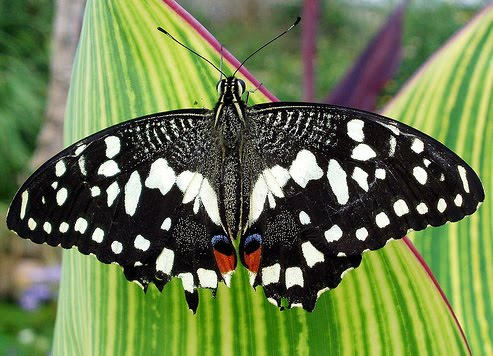
#> input picture ANALISIS_IMAGENES_BIOMEDICAS/P1/res/butterfly.jpg, 493 x 356 px
$ jupyter execute 'SánchezGarcía_Pedro_Color_AIB.ipynb'   (shell and % lines are left out)
#> lines starting #> are read from the running program, lines starting #| are printed output that depends on the picture
# Color

Por defecto en OpenCV las imágenes en color se cargan en formato BGR: el primer canal es el canal azul (B), el segundo canal es el verde (G) y el tercer canal, el rojo (R).

Para cambiar de espacio de color existe la función `cvtColor` que recibe como primer parámetro la imagen a transformar y, como segundo parámetro, una constante que representa el espacio de color actual de la imagen y el espacio de color de salida de la imagen. La salida de esta función es la imagen transformada al espacio de color elegido.

[cell 1]
from matplotlib import pyplot as plt

import numpy as np
import cv2


im = cv2.imread('res/butterfly.jpg')
#> im is the input picture: shape (356, 493, 3); mean B, G, R 77.1, 123.5, 107

im_rgb = cv2.cvtColor(im, cv2.COLOR_BGR2RGB)

plt.imshow(im_rgb)
plt.show()

Algunos de los posibles de cambios de espacio color son:

- GRAY: `cv2.COLOR_BGR2GRAY`, `cv2.COLOR_RGB2GRAY`, `COLOR_GRAY2BGR, COLOR_GRAY2RGB`
- XYZ: `cv2.COLOR_BGR2XYZ`, `cv2.COLOR_RBG2XYZ`, `cv2.COLOR_XYZ2RGB`, `cv2.COLOR_XYZ2BGR`,
- YCrCb: `cv2.COLOR_BGR2YCrCb`, `cv2.COLOR_RBG2YCrCb`, `cv2.COLOR_YCrCb2BGR`, `cv2.COLOR_YCrCb2RGB`
- HSV: `cv2.COLOR_BGR2HSV`, `cv2.COLOR_RGB2HSV`, `cv2.COLOR_HSV2BGR`, `cv2.COLOR_HSV2RGB`
- HSL: `cv2.COLOR_BGR2HLS`, `cv2.COLOR_RGB2HLS`, `cv2.COLOR_HLS2BGR`, `cv2.COLOR_HLS2RGB`
- Lab: `cv2.COLOR_BGR2Lab`, `cv2.COLOR_RGB2Lab`, `cv2.COLOR_Lab2BGR`, `cv2.COLOR_Lab2RGB`
- Luv: `cv2.COLOR_BGR2Luv`, `cv2.COLOR_RGB2Luv`, `cv2.COLOR_Luv2BGR`, `cv2.COLOR_Luv2RGB`

## Ejercicios

1) Convierte la imagen de la mariposa de BGR a los espacios de color RGB, HSV y Lab. En cada uno de estos espacios de color:
a) Visualiza cada uno de los canales por separado
b) Comprueba cuáles son los valores mínimos y máximos de cada canal

[cell 2]
# Ejercicio 1a) Canales por separado para RGB

# Conversiones
im = cv2.imread('res/butterfly.jpg')

im_rgb = cv2.cvtColor(im, cv2.COLOR_BGR2RGB) # Conversión a RGB
im_hsv = cv2.cvtColor(im, cv2.COLOR_BGR2HSV) # Conversión a HSV
#> im_hsv: shape (356, 493, 3); mean H, S, V 55.6, 104, 127.2
im_Lab = cv2.cvtColor(im, cv2.COLOR_BGR2Lab) # Conversión a Lab
#> im_Lab: shape (356, 493, 3); mean of channels 0, 1, 2 123.1, 115.1, 149.6

# Visualización de canales por separado en la imagen con espacio de color RGB
print('\n Ejercicio 1a) Visualiza cada uno de los canales por separado')
print('\n Visualización de canales por separado en la imagen con espacio de color RGB:')
plt.imshow(im_rgb[:,:,0], cmap='gray')
plt.show()
plt.imshow(im_rgb[:,:,1], cmap='gray')
plt.show()
plt.imshow(im_rgb[:,:,2], cmap='gray')
plt.show()

# Visualización de canales por separado en la imagen con espacio de color HSV
print('Visualización de canales por separado en la imagen con espacio de color HSV:')
plt.imshow(im_hsv[:,:,0], cmap='gray')
plt.show()
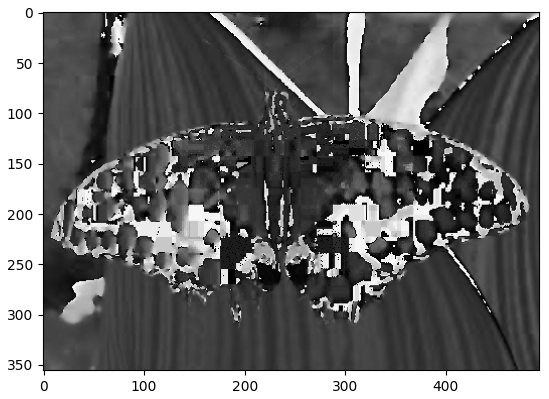
#> figure drawn by matplotlib, 1 panel
plt.imshow(im_hsv[:,:,1], cmap='gray')
plt.show()
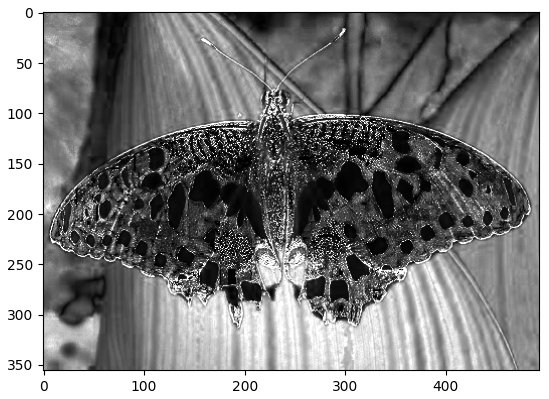
#> figure drawn by matplotlib, 1 panel
plt.imshow(im_hsv[:,:,2], cmap='gray')
plt.show()
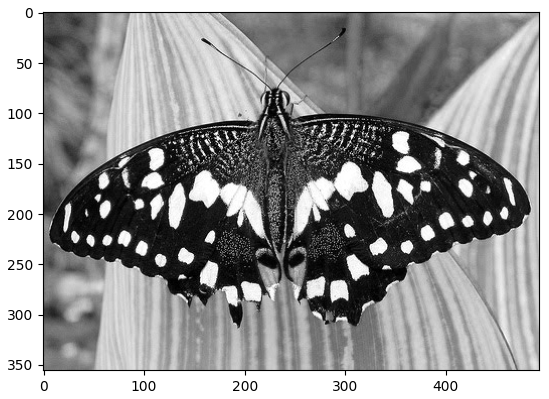
#> figure drawn by matplotlib, 1 panel

# Visualización de canales por separado en la imagen con espacio de color Lab
print('Visualización de canales por separado en la imagen con espacio de color Lab:')
plt.imshow(im_Lab[:,:,0], cmap='gray')
plt.show()
plt.imshow(im_Lab[:,:,1], cmap='gray')
plt.show()
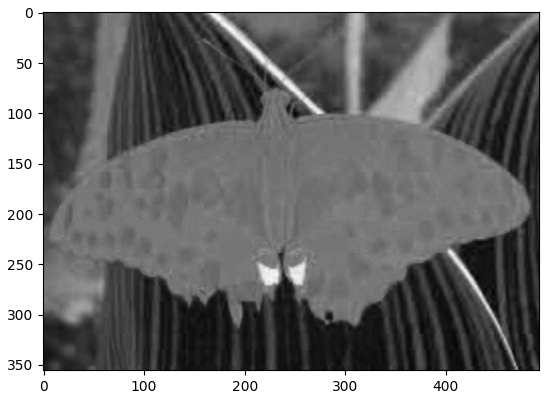
#> figure drawn by matplotlib, 1 panel
plt.imshow(im_Lab[:,:,2], cmap='gray')
plt.show()
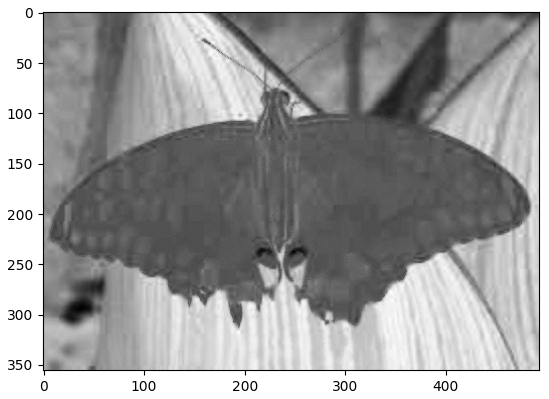
#> figure drawn by matplotlib, 1 panel

[cell 3]
# Ejercicio 1b) Comprueba cuáles son los valores mínimos y máximos de cada canal
print('\n Ejercicio 1b) Comprueba cuáles son los valores mínimos y máximos de cada canal \n')
print('Los valores máximos y mínimos para cada canal son: \n')
print('Imagen en RGB:')
print('canal R: ', np.min(im_rgb[:,:,0]), np.max(im_rgb[:,:,0]))
#| canal R:  0 255
print('canal G: ', np.min(im_rgb[:,:,1]), np.max(im_rgb[:,:,1]))
#| canal G:  0 255
print('canal B: ', np.min(im_rgb[:,:,2]), np.max(im_rgb[:,:,2]))
#| canal B:  0 255
print('\n')
print('Imagen en HSV:')
print('canal H: ', np.min(im_hsv[:,:,0]), np.max(im_hsv[:,:,0]))
#| canal H:  0 179
print('canal S: ', np.min(im_hsv[:,:,1]), np.max(im_hsv[:,:,1]))
#| canal S:  0 255
print('canal V: ', np.min(im_hsv[:,:,2]), np.max(im_hsv[:,:,2]))
#| canal V:  0 255
print('\n')
print('Imagen en Lab:')
print('canal L: ', np.min(im_Lab[:,:,0]), np.max(im_Lab[:,:,0]))
#| canal L:  0 255
print('canal a: ', np.min(im_Lab[:,:,1]), np.max(im_Lab[:,:,1]))
#| canal a:  81 183
print('canal b: ', np.min(im_Lab[:,:,2]), np.max(im_Lab[:,:,2]))
#| canal b:  94 197

2) El canal H de HSV toma valores de 0 a 360 (0 a 180 en OpenCV) en el que cada valor respresenta un color. Así, 0 es rojo, 30 es amarillo, 60 es verde, 120 es azul y 150 es morado. En la imagen de la mariposa, encuentra las regiones de la imagen de color morado. *Hints*: usa operadores de comparación.

[cell 4]
print('\n Las regiones de la imagen en color morado son las mostradas a continuación:')
plt.imshow((im_hsv[:,:,0]>150) * (im_hsv[:,:,0]<170), cmap='gray') # Se establecen los rangos del morado para encontrar las regiones
plt.show()
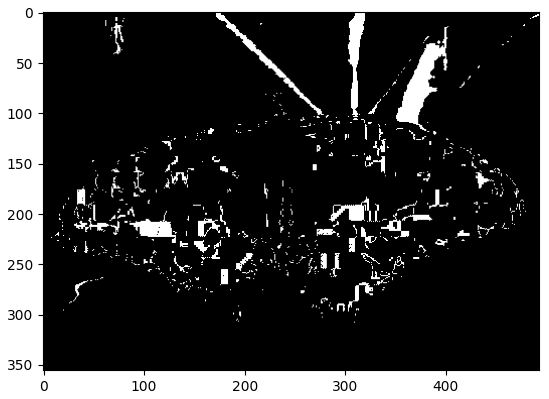
#> figure drawn by matplotlib, 1 panel

3) Determina cuál es el espacio de color (RGB, Lab o HSV) y el canal o canales que aportan más información en las siguientes imágenes:

[cell 5]
# Análisis para la imagen retino.jpg:

im1 = cv2.imread('res/retino.jpg') # Detectar vasos
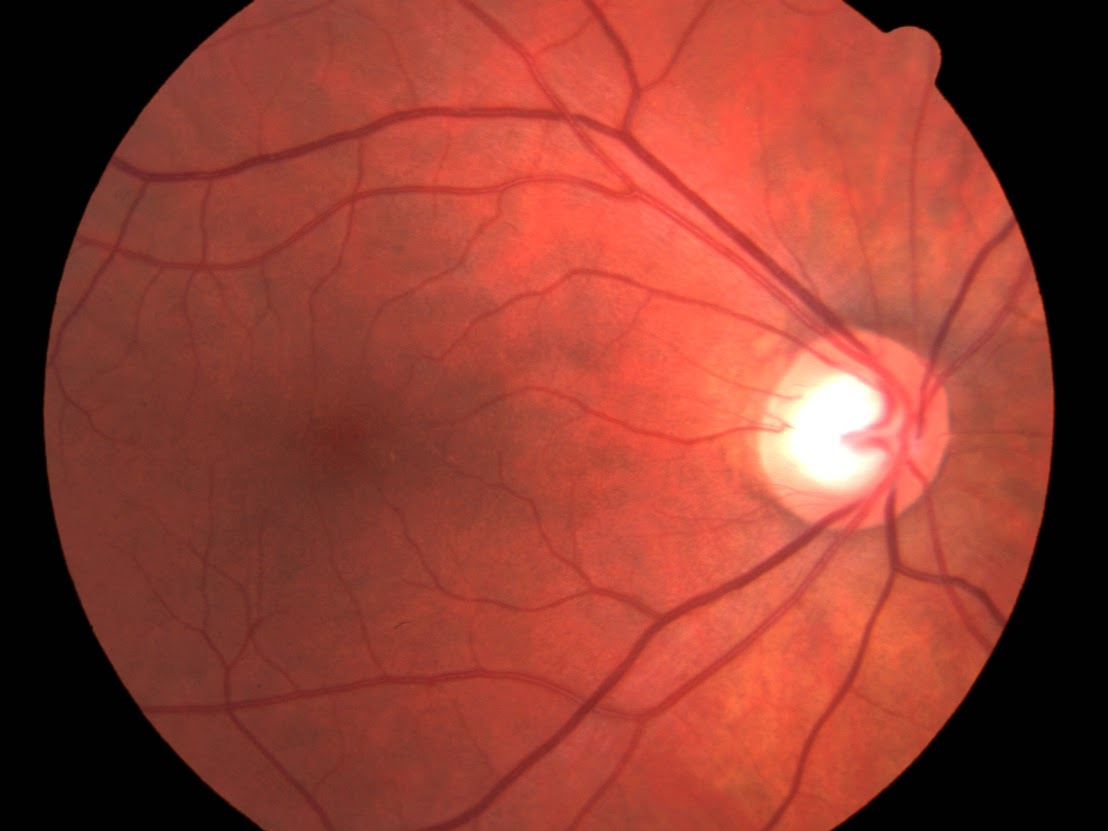
#> input picture ANALISIS_IMAGENES_BIOMEDICAS/P1/res/retino.jpg, 1108 x 831 px
#> im1 is the input picture: shape (831, 1108, 3); mean B, G, R 49.3, 61.6, 144.8

im1_rgb = cv2.cvtColor(im1, cv2.COLOR_BGR2RGB) # Se aplica conversión a RGB
im1_hsv = cv2.cvtColor(im1, cv2.COLOR_BGR2HSV) # Se aplica conversión a HSV
#> im1_hsv: shape (831, 1108, 3); mean H, S, V 4.8, 139.2, 144.8
im1_Lab = cv2.cvtColor(im1, cv2.COLOR_BGR2Lab) # Se aplica conversión a Lab
#> im1_Lab: shape (831, 1108, 3); mean of channels 0, 1, 2 94.3, 160.7, 152.1

# Muestra de espacios y canales correspondientes a la imagen retino.jpg:
plt.rcParams["figure.figsize"] = [16,16]
f, ax = plt.subplots(4,3)
ax[0,0].imshow(im1_rgb)
ax[0,0].set_title('RGB')
ax[0,1].imshow(im1_hsv)
ax[0,1].set_title('HSV')
ax[0,2].imshow(im1_Lab)
ax[0,2].set_title('Lab')
ax[1,0].imshow(im1_rgb[:,:,0], cmap='gray')
ax[1,0].set_title('R')
ax[1,1].imshow(im1_rgb[:,:,1], cmap='gray')
ax[1,1].set_title('G')
ax[1,2].imshow(im1_rgb[:,:,2], cmap='gray')
ax[1,2].set_title('B')
ax[2,0].imshow(im1_hsv[:,:,0], cmap='gray')
ax[2,0].set_title('H')
ax[2,1].imshow(im1_hsv[:,:,1], cmap='gray')
ax[2,1].set_title('S')
ax[2,2].imshow(im1_hsv[:,:,2], cmap='gray')
ax[2,2].set_title('V')
ax[3,0].imshow(im1_Lab[:,:,0], cmap='gray')
ax[3,0].set_title('L')
ax[3,1].imshow(im1_Lab[:,:,1], cmap='gray')
ax[3,1].set_title('a')
ax[3,2].imshow(im1_Lab[:,:,2], cmap='gray')
ax[3,2].set_title('b')
plt.show()
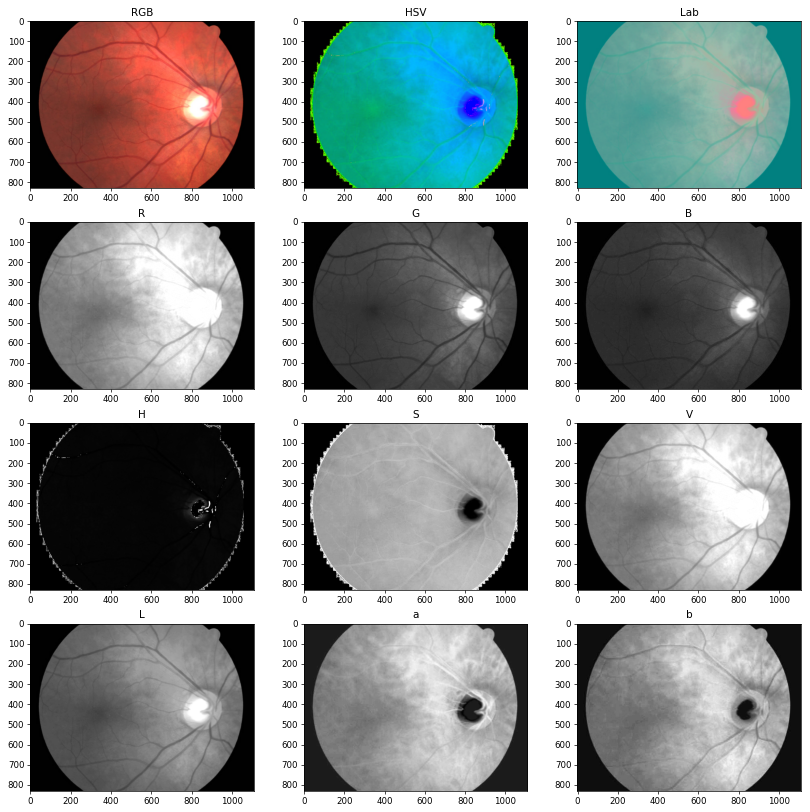
#> figure drawn by matplotlib, 12 panels

En base a los resultados obtenidos para cada espacio de color y canales en la imagen retino.jpg, se puede concluir que el espacio RGB y sus respectivos canales, son los que proporcionan una mayor información en la imagen.

[cell 6]
# Análisis para la imagen fish.jpg:
im2 = cv2.imread('res/fish.jpg') # Detectar células y marcadores
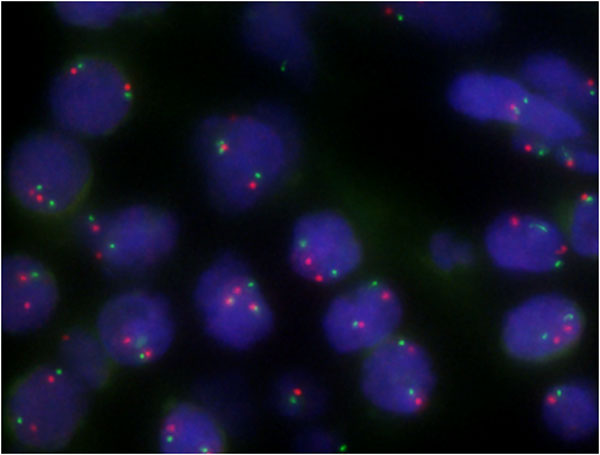
#> input picture ANALISIS_IMAGENES_BIOMEDICAS/P1/res/fish.jpg, 600 x 455 px
#> im2 is the input picture: shape (455, 600, 3); mean B, G, R 39.5, 18.1, 17.8

im2_rgb = cv2.cvtColor(im2, cv2.COLOR_BGR2RGB) # Se aplica conversión a RGB
im2_hsv = cv2.cvtColor(im2, cv2.COLOR_BGR2HSV) # Se aplica conversión a HSV
#> im2_hsv: shape (455, 600, 3); mean H, S, V 97.2, 170, 41.5
im2_Lab = cv2.cvtColor(im2, cv2.COLOR_BGR2Lab) # Se aplica conversión a Lab
#> im2_Lab: shape (455, 600, 3); mean of channels 0, 1, 2 20, 134.9, 115.4

# Muestra de espacios y canales correspondientes a la imagen fish.jpg:
plt.rcParams["figure.figsize"] = [16,16]
f, ax = plt.subplots(4,3)
ax[0,0].imshow(im2_rgb)
ax[0,0].set_title('RGB')
ax[0,1].imshow(im2_hsv)
ax[0,1].set_title('HSV')
ax[0,2].imshow(im2_Lab)
ax[0,2].set_title('Lab')
ax[1,0].imshow(im2_rgb[:,:,0], cmap='gray')
ax[1,0].set_title('R')
ax[1,1].imshow(im2_rgb[:,:,1], cmap='gray')
ax[1,1].set_title('G')
ax[1,2].imshow(im2_rgb[:,:,2], cmap='gray')
ax[1,2].set_title('B')
ax[2,0].imshow(im2_hsv[:,:,0], cmap='gray')
ax[2,0].set_title('H')
ax[2,1].imshow(im2_hsv[:,:,1], cmap='gray')
ax[2,1].set_title('S')
ax[2,2].imshow(im2_hsv[:,:,2], cmap='gray')
ax[2,2].set_title('V')
ax[3,0].imshow(im2_Lab[:,:,0], cmap='gray')
ax[3,0].set_title('L')
ax[3,1].imshow(im2_Lab[:,:,1], cmap='gray')
ax[3,1].set_title('a')
ax[3,2].imshow(im2_Lab[:,:,2], cmap='gray')
ax[3,2].set_title('b')
plt.show()
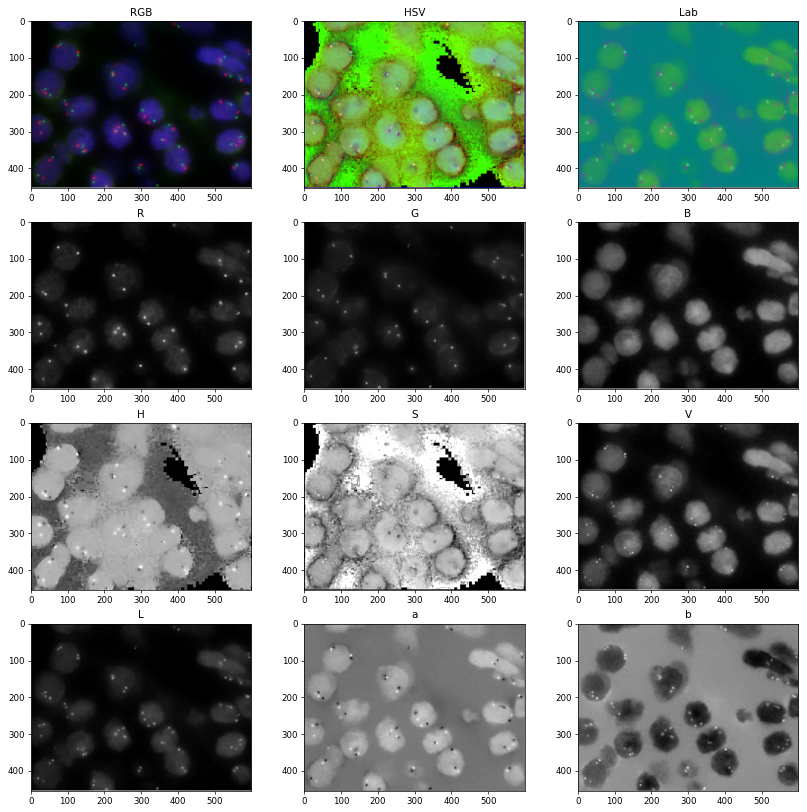
#> figure drawn by matplotlib, 12 panels
